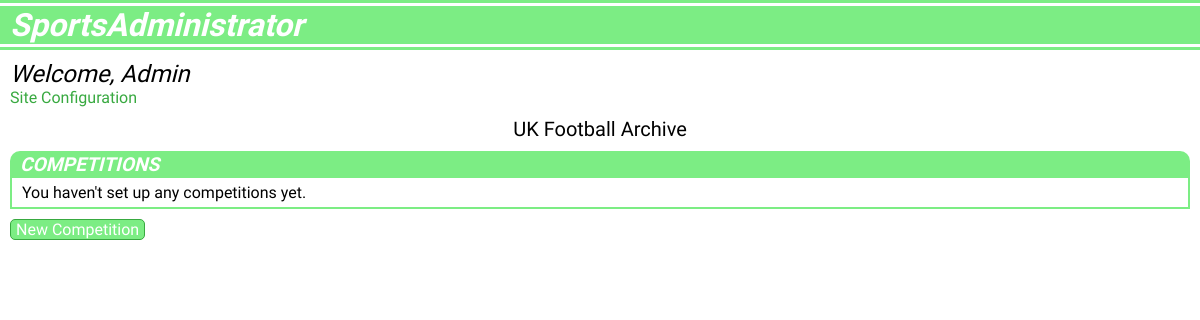
Before: /cms/ (signed in) with the older database file.
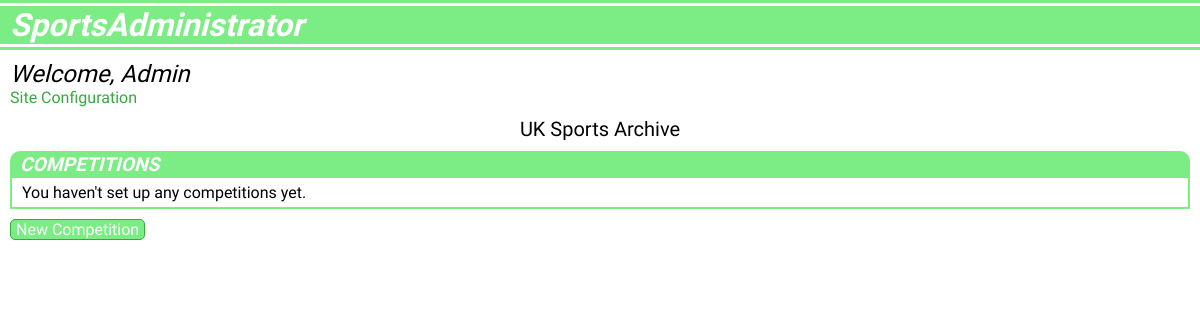
After: the same page with the newer database file.
### users/models.py (models this page shows, shortened)
class User(AbstractUser):
    objects = UserManager()
    organisation = models.CharField(max_length=50, blank=True, null=True)
    site_name = models.CharField(max_length=50, blank=True, null=True)
    site_type = models.CharField(max_length=25, choices=SITE_OPTIONS, blank=True, null=True)
    primary_color = models.CharField(max_length=10, blank=True, null=True, default="#ffffff")
    secondary_color = models.CharField(max_length=10, blank=True, null=True, default="#ffffff")
    primary_text = models.CharField(max_length=10, blank=True, null=True, default="#000000")
    secondary_text = models.CharField(max_length=10, blank=True, null=True, default="#000000")

### cms/views.py (the view)
# urls.py: path('cms/', cms_views.cms_home, name='cms_home'),
def cms_home(request):
    user = request.user
    if user.is_authenticated:
        competitions = Competition.objects.all()
        return render(request, "cmshome.html", {'competitions': competitions})
    else:
        return redirect(reverse('login'))

### cms/templates/cmshome.html (shortened to what this page needs)
{% extends "cmsbase.html" %}
{% block page %}
    <div class="page-header">
        Welcome, {{ user }}
    </div>
    <a class="nav-link" href="{% url 'configuration' %}">Site Configuration</a>
    <div class="site-header">
        {{ user.site_name }}
    </div>
    <section id="competitions">
        <div class="cms-header">
            COMPETITIONS
        </div>
        <div class="cms-details">
            {% if competitions %}
                {% for competition in competitions %}
                    <div class="format-details list-item">
                        {% if competition.is_active %}
                            <img class="icon-image" src="{{ MEDIA_URL }}images/icons/tick.png" />
                        {% else %}
                            <img class="icon-imagev" src="{{ MEDIA_URL }}images/icons/cross.png" />
                        {% endif %}
                        <img class="icon-image" src="{{ MEDIA_URL }}{{ competition.sport.icon }}" />
                        <img class="icon-image" src="{{ MEDIA_URL }}{{ competition.country.flag }}" />
                        {{ competition.name }}
                        <div class="list-links">
                            <a class="list-link" href="{% url 'competition_details' competition.id %}">Details</a>
                            {% if competition.is_active %}
                                <a class="list-link" href="">Current</a>
                            {% endif %}
                        </div>
                    </div>
                {% endfor %}
            {% else %}
                <div class="format-details">
                    You haven't set up any competitions yet.
                </div>
            {% endif %}
        </div>
        <div class="cms-link-button">
            <a href="{% url 'new_competition' %}">
                New Competition
            </a>
        </div>
    </section>
{% endblock %}

Changed rows visible on the page:
changed User "Admin": site_name "UK Football Archive" → "UK Sports Archive"
